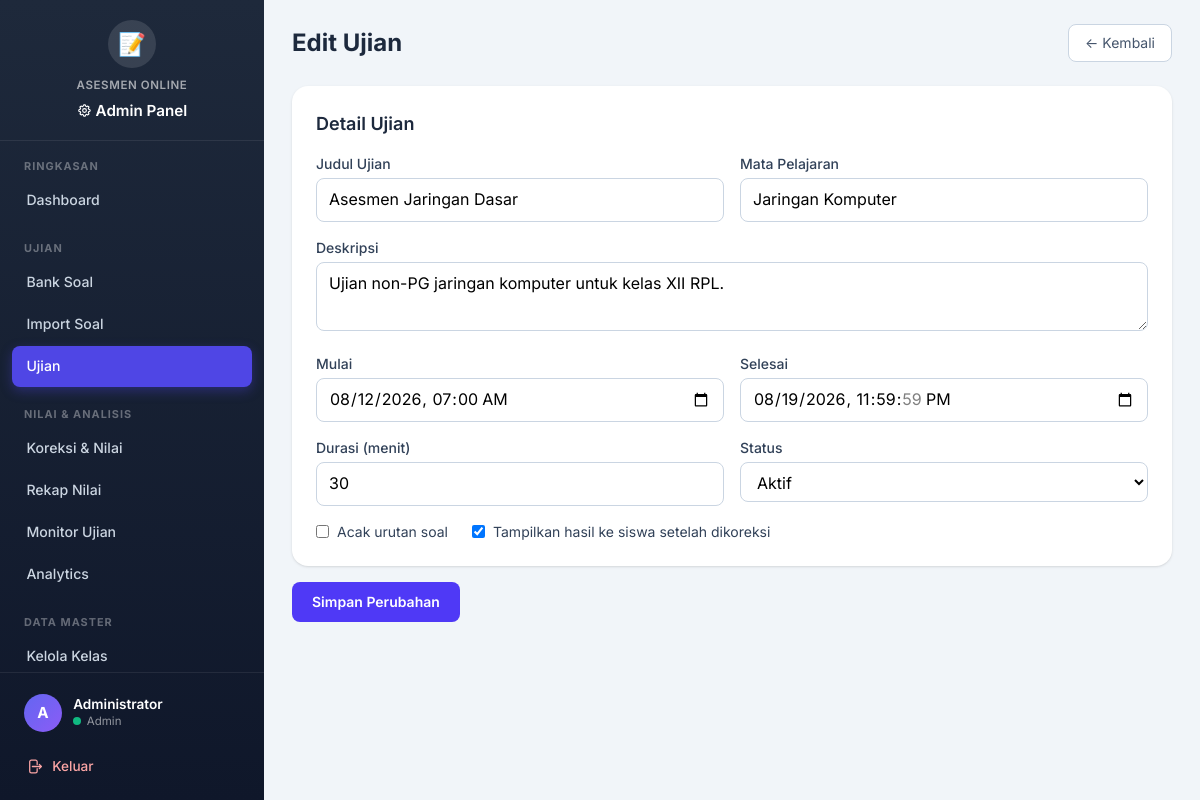
The app's page /admin/ujian/edit.php?id=1 (signed in) with its own data.
### tables this page shows
CREATE TABLE IF NOT EXISTS ujian (
  id INT AUTO_INCREMENT PRIMARY KEY,
  judul VARCHAR(150) NOT NULL,
  mata_pelajaran VARCHAR(100) NULL,
  deskripsi TEXT NULL,
  tanggal_mulai DATETIME NULL,
  tanggal_selesai DATETIME NULL,
  durasi_menit INT NOT NULL DEFAULT 60,
  status ENUM('draft','aktif','selesai') NOT NULL DEFAULT 'draft',
  acak_soal TINYINT(1) NOT NULL DEFAULT 0,
  tampilkan_hasil TINYINT(1) NOT NULL DEFAULT 1,
  created_by INT NULL,
  created_at TIMESTAMP DEFAULT CURRENT_TIMESTAMP,
  updated_at TIMESTAMP DEFAULT CURRENT_TIMESTAMP ON UPDATE CURRENT_TIMESTAMP,
  CONSTRAINT fk_ujian_admin FOREIGN KEY (created_by) REFERENCES admin_users(id) ON DELETE SET NULL,
  KEY idx_ujian_status (status)
);

### core/functions.php (called while the page is built, shortened)
<?php
function e($value) {
    return htmlspecialchars((string)$value, ENT_QUOTES, 'UTF-8');
}

### admin/ujian/_form.php (the view)
<?php
$ujian = $ujian ?? [];
?>
<div class="mt-6 rounded-2xl bg-white p-6 shadow">
  <h2 class="mb-4 text-lg font-semibold text-slate-800">Detail Ujian</h2>
  <div class="grid grid-cols-1 gap-4 sm:grid-cols-2">
    <div>
      <label class="mb-1 block text-sm font-medium text-slate-700">Judul Ujian</label>
      <input type="text" name="judul" required value="<?= e($ujian['judul'] ?? '') ?>"
             class="w-full rounded-lg border border-slate-300 px-3 py-2 focus:border-indigo-500 focus:outline-none">
    </div>
    <div>
      <label class="mb-1 block text-sm font-medium text-slate-700">Mata Pelajaran</label>
      <input type="text" name="mata_pelajaran" value="<?= e($ujian['mata_pelajaran'] ?? '') ?>"
             class="w-full rounded-lg border border-slate-300 px-3 py-2 focus:border-indigo-500 focus:outline-none">
    </div>
    <div class="sm:col-span-2">
      <label class="mb-1 block text-sm font-medium text-slate-700">Deskripsi</label>
      <textarea name="deskripsi" rows="2" class="w-full rounded-lg border border-slate-300 px-3 py-2 focus:border-indigo-500 focus:outline-none"><?= e($ujian['deskripsi'] ?? '') ?></textarea>
    </div>
    <div>
      <label class="mb-1 block text-sm font-medium text-slate-700">Mulai</label>
      <input type="datetime-local" name="tanggal_mulai" value="<?= e($ujian['tanggal_mulai'] ?? '') ?>"
             class="w-full rounded-lg border border-slate-300 px-3 py-2 focus:border-indigo-500 focus:outline-none">
    </div>
    <div>
      <label class="mb-1 block text-sm font-medium text-slate-700">Selesai</label>
      <input type="datetime-local" name="tanggal_selesai" value="<?= e($ujian['tanggal_selesai'] ?? '') ?>"
             class="w-full rounded-lg border border-slate-300 px-3 py-2 focus:border-indigo-500 focus:outline-none">
    </div>
    <div>
      <label class="mb-1 block text-sm font-medium text-slate-700">Durasi (menit)</label>
      <input type="number" name="durasi_menit" min="1" required value="<?= (int)($ujian['durasi_menit'] ?? 60) ?>"
             class="w-full rounded-lg border border-slate-300 px-3 py-2 focus:border-indigo-500 focus:outline-none">
    </div>
    <div>
      <label class="mb-1 block text-sm font-medium text-slate-700">Status</label>
      <select name="status" class="w-full rounded-lg border border-slate-300 px-3 py-2 focus:border-indigo-500 focus:outline-none">
        <?php foreach (['draft', 'aktif', 'selesai'] as $s): ?>
          <option value="<?= $s ?>" <?= ($ujian['status'] ?? 'draft') === $s ? 'selected' : '' ?>><?= ucfirst($s) ?></option>
        <?php endforeach; ?>
      </select>
    </div>
    <div class="flex items-center gap-6 sm:col-span-2">
      <label class="flex items-center gap-2 text-sm text-slate-700">
        <input type="checkbox" name="acak_soal" value="1" <?= !empty($ujian['acak_soal']) ? 'checked' : '' ?> class="rounded border-slate-300">
        Acak urutan soal
      </label>
      <label class="flex items-center gap-2 text-sm text-slate-700">
        <input type="checkbox" name="tampilkan_hasil" value="1" <?= !isset($ujian['tampilkan_hasil']) || !empty($ujian['tampilkan_hasil']) ? 'checked' : '' ?> class="rounded border-slate-300">
        Tampilkan hasil ke siswa setelah dikoreksi
      </label>
    </div>
  </div>
</div>

### assets/css/theme.css (style rules this page uses)
:root { --primary: #4f46e5; --primary-hover: #4338ca; --primary-light: #eef2ff; --secondary: #64748b; --success: #10b981; --success-light: #d1fae5; --warning: #f59e0b; --warning-light: #fef3c7; --danger: #ef4444; --danger-light: #fee2e2; --info: #3b82f6; --info-light: #dbeafe; --dark: #1e293b; --light: #f8fafc; --border: #e2e8f0; --sidebar-width: 264px; --sidebar-bg: linear-gradient(180deg, #1e293b 0%, #0f172a 100%); --card-shadow: 0 1px 3px rgba(0,0,0,0.06), 0 1px 2px rgba(0,0,0,0.04); --card-hover-shadow: 0 10px 25px rgba(0,0,0,0.10); --radius: 12px; --radius-sm: 8px; --font: 'Inter', system-ui, -apple-system, sans-serif; --transition: 0.2s ease; }
* { font-family: var(--font); }
body { font-size: 16px; line-height: 1.6; }

### records on screen
ujian: judul "Asesmen Jaringan Dasar", mata_pelajaran "Jaringan Komputer", deskripsi "Ujian non-PG jaringan komputer untuk kelas XII RPL.", tanggal_mulai "08/12/2026 07:00", tanggal_selesai "08/19/2026 23:59:59", durasi_menit "30", status "Aktif", tampilkan_hasil "☑"

### other values on screen
$section['label'] "RINGKASAN"
$item['label'] "Dashboard"
$section['label'] "UJIAN"
$item['label'] "Bank Soal"
$item['label'] "Import Soal"
$item['label'] "Ujian"
$section['label'] "NILAI & ANALISIS"
$item['label'] "Koreksi & Nilai"
$item['label'] "Rekap Nilai"
$item['label'] "Monitor Ujian"
$item['label'] "Analytics"
$section['label'] "DATA MASTER"
$item['label'] "Kelola Kelas"
$admin_avatar "A"
$admin_nama "Administrator"
